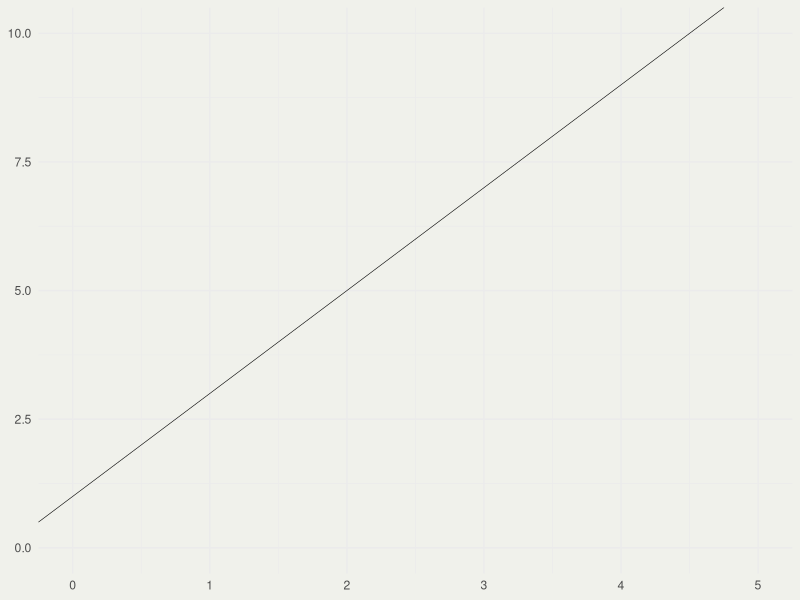
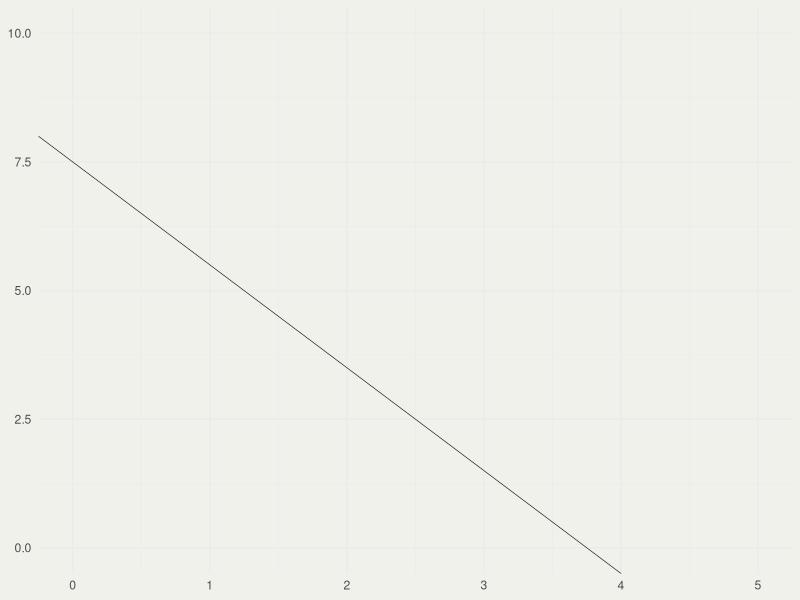
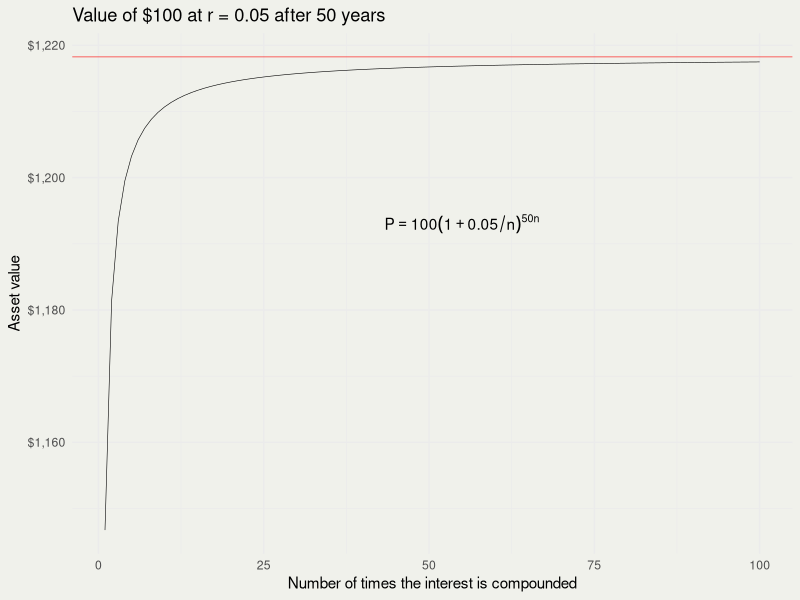
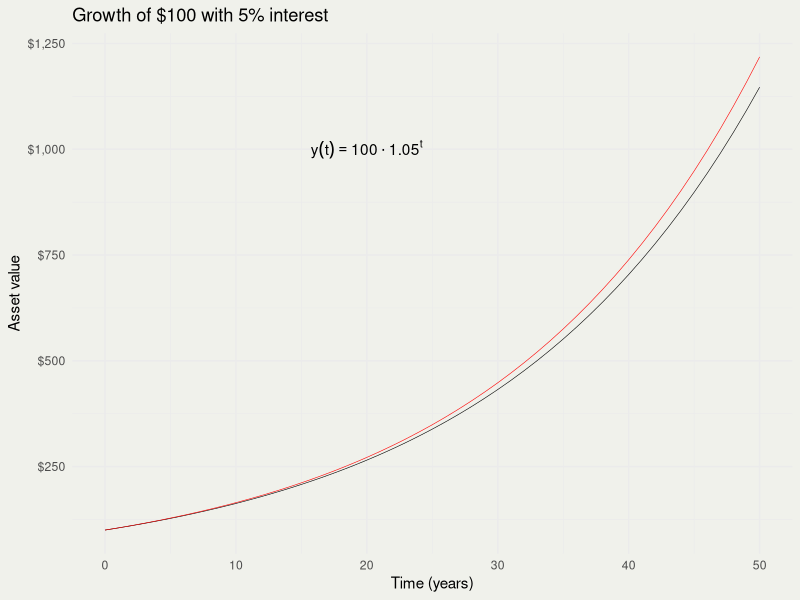
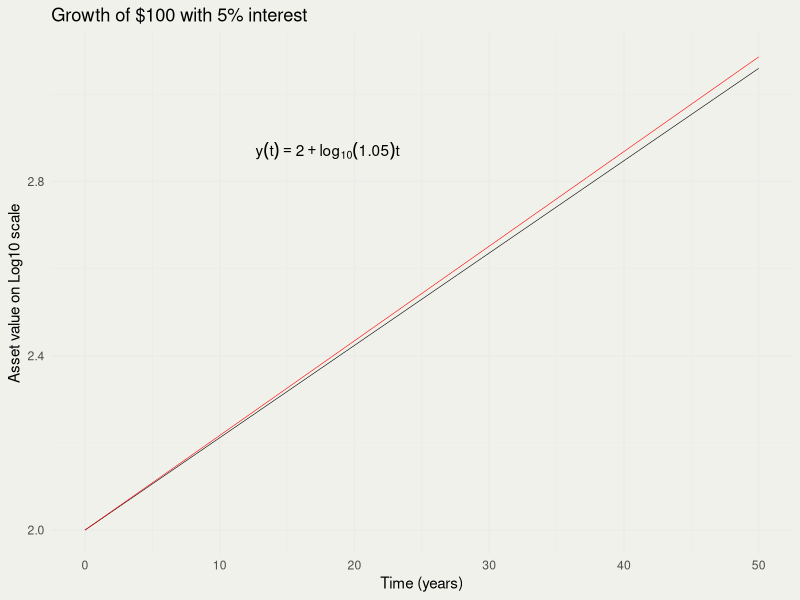
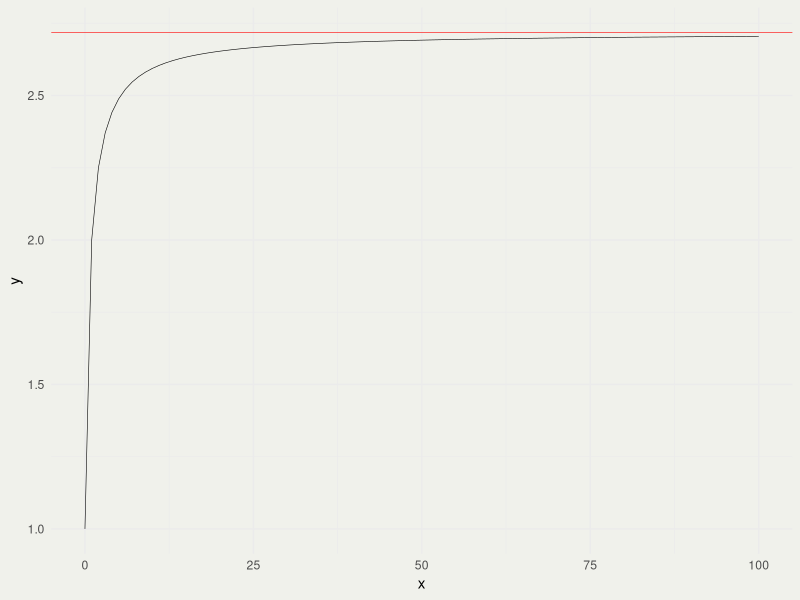
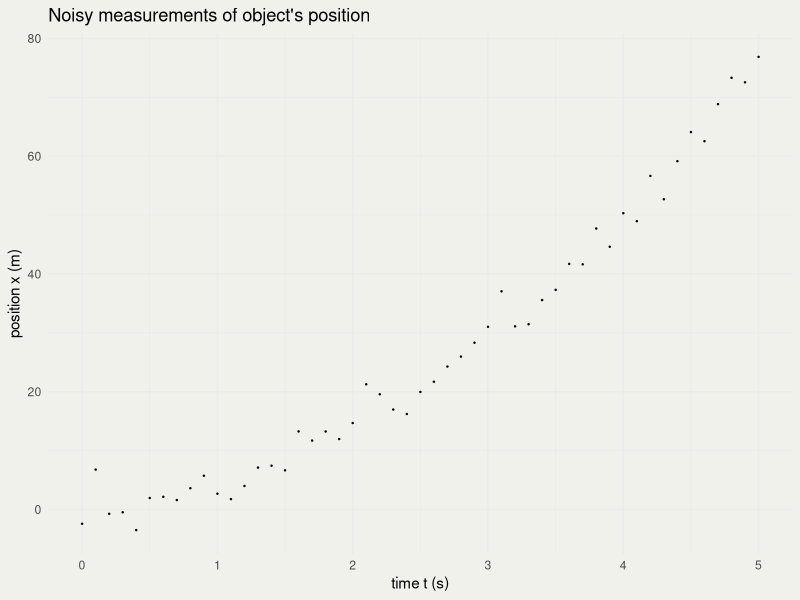
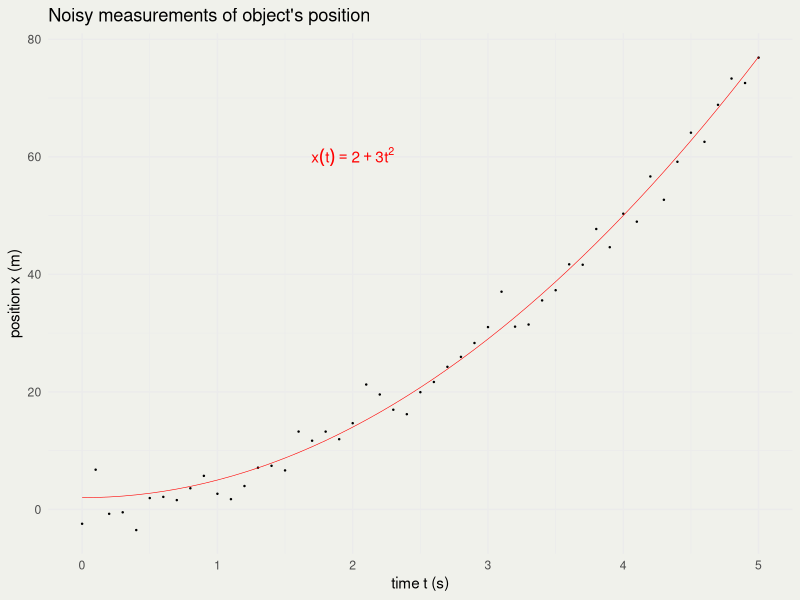

These charts were generated, in order, by the following R code:
## ---- chunk 1
#| fig-width: 3
#| fig-height: 3
library(ggplot2)
thm <-
  theme_minimal() + theme(
    panel.background = element_rect(fill = "#f0f1eb", color = "#f0f1eb"),
    plot.background = element_rect(fill = "#f0f1eb", color = "#f0f1eb")
  )
theme_set(thm)

p <- ggplot() + xlim(0, 5) + ylim(0, 10)
p + geom_abline(slope = 2, intercept = 1, linewidth = 0.2)
## ---- chunk 2
#| fig-width: 3
#| fig-height: 3

p <- ggplot() + xlim(0, 5) + ylim(0, 10)
p + geom_abline(slope = -2, intercept = 7.5, size = 0.2)
## ---- chunk 3
#| fig-width: 6
#| fig-height: 5
#| fig-align: center

rate <- 0.05
P <- 100
n_comp <- 1:100

Pn <- function(n, A, r, t) A * (1 + r/n)^(t*n)
Pe <- function(A, r, t) P * exp(r * t)

pn <- Pn(n = n_comp, A = P, r = rate, t = 50)
pe <- Pe(A = P, r = rate, t = 50)

d <- data.frame(n_comp, pn)
p <- ggplot(d, aes(n_comp, pn))
p + geom_line(size = 0.2) +
  geom_hline(yintercept = pe, color = 'red', size = 0.2) +
  xlab("Number of times the interest is compounded") +
  ylab("Asset value") +
  ggtitle("Value of $100 at r = 0.05 after 50 years") +
  scale_y_continuous(labels = scales::dollar_format()) +
  annotate("text", 55, 1193, 
           label = "P == 100 (1 + 0.05/n)^{50*n}", parse = TRUE) 
#  annotate("text",  50, 1200, 
#           label = "y(t) == 100 * e ^ {50*r}", parse = TRUE, color = 'red')
## ---- chunk 4
#| fig-width: 4.5
#| fig-height: 4.5
#| fig-align: center

time <- 0:50
p1 <- Pn(n = 1, A = P, r = rate, t = time)
pe <- Pe(A = P, r = rate, t = time)

p <- ggplot(data.frame(time, p1, pe), aes(time, p1))
p + geom_line(size = 0.2) + 
  geom_line(aes(y = pe), size = 0.2, color = 'red') +
  scale_y_continuous(labels = scales::dollar_format()) +
  xlab("Time (years)") + ylab("Asset value") +
  ggtitle("Growth of $100 with 5% interest") +
  annotate("text", 20, 1e3, 
           label = "y(t) == 100 %.% 1.05^t", parse = TRUE) 
  # annotate("text", 18, 11e2, 
  #          label = "y(t) == 100 * e ^ {rt}", parse = TRUE, color = 'red')
## ---- chunk 5
#| fig-width: 4.5
#| fig-height: 4.5
#| fig-align: center

p <- ggplot(data.frame(time, p1 = log10(p1), pe = log10(pe)), aes(time, p1))
p + geom_line(size = 0.2) + 
  geom_line(aes(y = pe), size = 0.2, color = 'red') +
  xlab("Time (years)") + ylab("Asset value on Log10 scale") + 
  ggtitle("Growth of $100 with 5% interest") +
  annotate("text", 18, 2.87,
           label = "y(t) == 2 + log[10](1.05) * t", parse = TRUE)
## ---- chunk 6
#| fig-width: 5
#| fig-height: 3
#| fig-align: center
f <- function(m) (1 + 1/m)^m
x <- 0:100
y <- f(x)
p <- ggplot(data.frame(x, y), aes(x, y))
p + geom_line(size = 0.2) +
  geom_hline(yintercept = exp(1), color = 'red', size = 0.2)
## ---- chunk 7
#| echo: true
2^7 * 2^8 == 2^(7 + 8) 
## ---- chunk 8
#| echo: true
2^7 / 2^8 == 2^(7 - 8) 
## ---- chunk 9
#| echo: true
(2^7)^8 == 2^(7*8)
## ---- chunk 10
#| echo: true
(2*3)^7 == 2^7 * 3^7
## ---- chunk 11
#| echo: true
2^4 / 3^4 == (2/3)^4
all.equal(2^4 / 3^4, (2/3)^4)
## ---- chunk 12
#| echo: true
y <- 1:3
(numer <- exp(y))
(denom <- sum(exp(y)))
(softmax <- numer / denom)

y <- c(1e3, 1e3 + 1, 1e3 + 2)
exp(y)
## ---- chunk 13
#| echo: true

LSE <- function(x) {
  c <- max(x)
  y <- c + log(sum(exp(x - c)))
  return(y)
}
softmax_log <- function(x) {
  x - LSE(x)
}
softmax_unsafe <- function(x) exp(x) / sum(exp(x))

softmax_unsafe(1:3)
softmax_log(1:3)
exp(softmax_log(1:3))
y
softmax_unsafe(y)
exp(softmax_log(y))
sum(exp(softmax_log(y)))
## ---- chunk 14
#| fig-width: 4
#| fig-height: 4
#| fig-align: center

set.seed(12)
a <- 2; b <- 3
t <- (0:50 * 5) / 50
x <- a + b * t^2 + rnorm(length(t), 0, 3)
p <- ggplot(data.frame(t, x), aes(t, x))
p <- p + geom_point(size = 0.2) + xlab("time t (s)") + ylab("position x (m)") +
  ggtitle("Noisy measurements of object's position")
print(p)
## ---- chunk 15
#| fig-width: 4
#| fig-height: 4
#| fig-align: center

a <- 2; b <- 3
x <- a + b * t^2
p + geom_line(aes(y = x), data = data.frame(x), size = 0.2, color = 'red') +
  annotate("text", 2, 60, label = "x(t) == 2 + 3*t^2", parse = TRUE, color = 'red') 
## ---- chunk 16
#| fig-width: 4
#| fig-height: 4
#| fig-align: center
#| echo: true
p <- ggplot(data.frame(t, x), aes(t, x))
p + geom_line(size = 0.2) +
  geom_abline(slope = 15, intercept = -10, size = 0.2, color = 'red') +
  geom_point(x = 1, y = 5, color = 'blue') +
  geom_point(x = 4, y = 50, color = 'blue') +
  xlab("time t (s)") + ylab("position x (m)") +
  annotate("text", 3.7, 55, label = "(4, 50)") +
  annotate("text", 1, 12, label = "(1, 5)") +
  ggtitle("object's position function and the secant line")
## ---- chunk 17
#| fig-width: 5
#| fig-height: 4
#| fig-align: center
#| echo: true

library(ggplot2)
library(dplyr)
n <- 100
t <- seq(0, pi, length = n)
x <- sin(t) * cos(t)
dxdt <- cos(t)^2 - sin(t)^2

d <- tibble(t, x, dxdt)
p <- ggplot(d, aes(t, x))
p + geom_line() + geom_line(aes(y = dxdt), col = 'red')

# approximate the derivative
s <- pi / (n - 1)        # choose the same step s as the increment in the t sequence
all.equal(s, diff(t)[1]) # check that the above statement is true

appr_dxdt <- diff(x)/s   # derivative ≈ rise / run
d <- d |>
  mutate(appr_dxdt = c(NA, appr_dxdt))
p <- ggplot(d, aes(t, x))
p + geom_line() + geom_line(aes(y = dxdt), col = 'red') +
  geom_line(aes(y = appr_dxdt), col = 'blue', linewidth = 5, alpha = 1/5)
